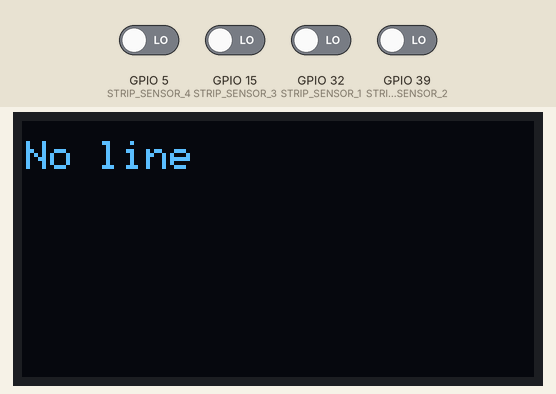
Simulated run of this sketch. Board: ESP32. Parts: 128×64 one-colour display. Inputs (shaded band) come from the test bench; at power-on: GPIO 5 (STRIP_SENSOR_4), GPIO 15 (STRIP_SENSOR_3), GPIO 32 (STRIP_SENSOR_1), GPIO 39 (STRIP_SENSOR_2) LOW.

Above: at 1.2 s.
1.3 s: GPIO 5 (STRIP_SENSOR_4) driven HIGH
At 2.6 s:
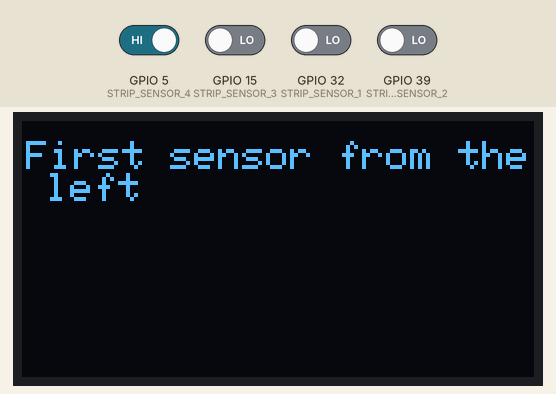
2.9 s: GPIO 15 (STRIP_SENSOR_3) driven HIGH
At 4.1 s:
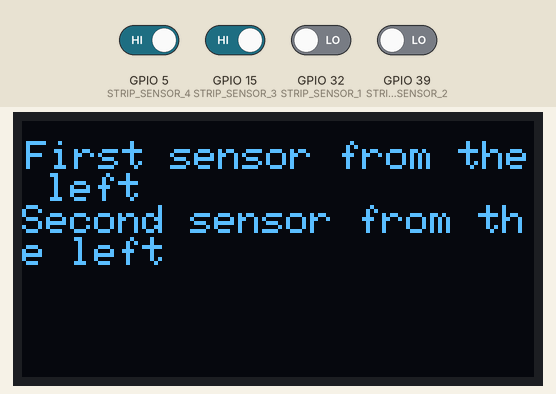
4.4 s: GPIO 32 (STRIP_SENSOR_1) driven HIGH
At 5.7 s:
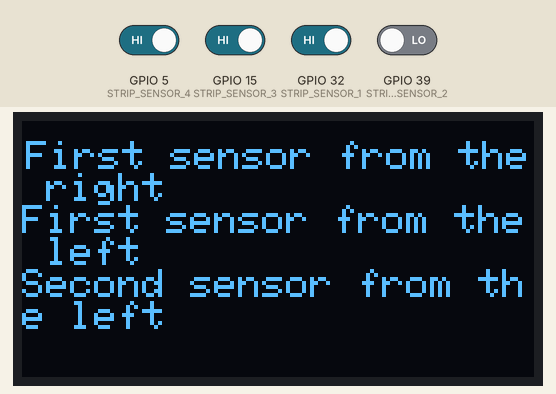
6.0 s: GPIO 15 (STRIP_SENSOR_3) driven LOW
At 6.5 s:
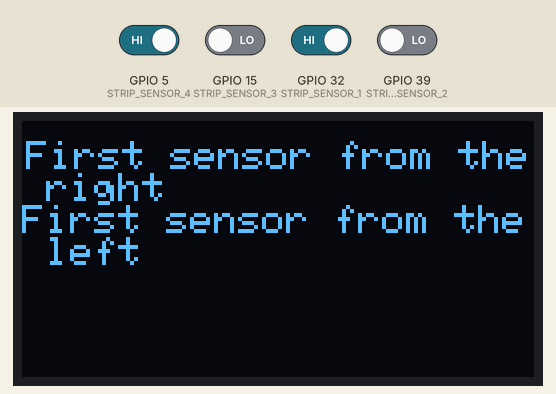
7.6 s: GPIO 5 (STRIP_SENSOR_4) driven LOW
At 8.1 s:
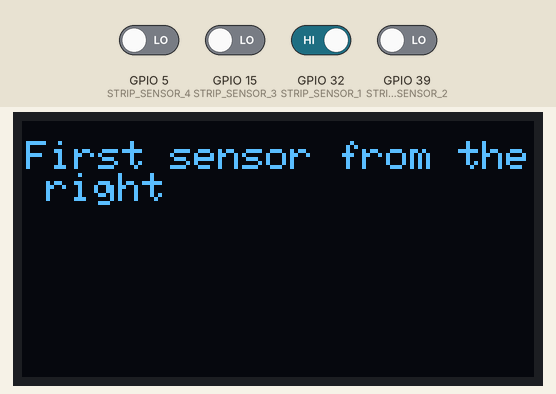
9.2 s: GPIO 39 (STRIP_SENSOR_2) driven HIGH
At 9.8 s:
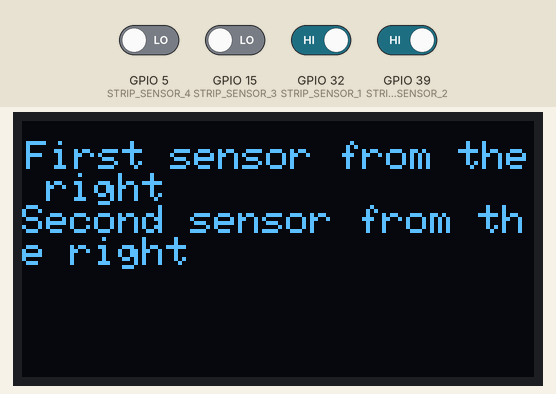
Timing chart, 0 to 11.8 s (numbered marks = the images above; inputs shaded):
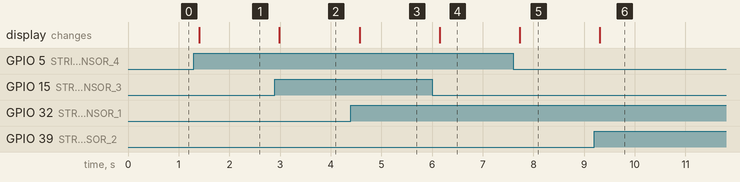

Measured:
- after the input at 1.3 s, the display: changes after 0.11 s (image 1)
- after the input at 2.9 s, the display: changes after 0.09 s (image 2)
- after the input at 4.4 s, the display: changes after 0.17 s (image 3)
- after the input at 6.0 s, the display: changes after 0.15 s (image 4)
- after the input at 7.6 s, the display: changes after 0.13 s (image 5)
- after the input at 9.2 s, the display: changes after 0.11 s (image 6)

The sketch:

sketch_feb23a.ino
```cpp
#include <Wire.h>
#include <Adafruit_GFX.h>
#include <Adafruit_SH110X.h>

#define i2c_Address 0x3c // OLED screen I2C address
#define SCREEN_WIDTH 128
#define SCREEN_HEIGHT 64
#define OLED_RESET -1
Adafruit_SH1106G display = Adafruit_SH1106G(SCREEN_WIDTH, SCREEN_HEIGHT, &Wire, OLED_RESET);

#define STRIP_SENSOR_1 32
#define STRIP_SENSOR_2 39
#define STRIP_SENSOR_3 15
#define STRIP_SENSOR_4 5

void setup()
{
  pinMode(STRIP_SENSOR_1, INPUT);
  pinMode(STRIP_SENSOR_2, INPUT);
  pinMode(STRIP_SENSOR_3, INPUT);
  pinMode(STRIP_SENSOR_4, INPUT);

  display.begin(i2c_Address,true);
  display.clearDisplay();
  display.setTextColor(SH110X_WHITE);
  display.setTextSize(1);
}

void loop()
{
    bool SENSOR1 = digitalRead(STRIP_SENSOR_1);
    bool SENSOR2 = digitalRead(STRIP_SENSOR_2);
    bool SENSOR3 = digitalRead(STRIP_SENSOR_3);
    bool SENSOR4 = digitalRead(STRIP_SENSOR_4);

    bool sensorActive = false;

    display.clearDisplay();  // Clear buffer before printing new content
    display.setCursor(1, 5);

    if(SENSOR1)
    {
      display.println("First sensor from the right");
      sensorActive = true;
    }

    if(SENSOR2)
    {
      display.println("Second sensor from the right");
      sensorActive = true;
    }


    if(SENSOR4)
    {
      display.println("First sensor from the left");
      sensorActive = true;
    }


    if(SENSOR3)
    {
      display.println("Second sensor from the left");
      sensorActive = true;
    }

    else if(!sensorActive)
    {
      display.println("No line");
    }

    display.display();
    delay(200);

}
```
